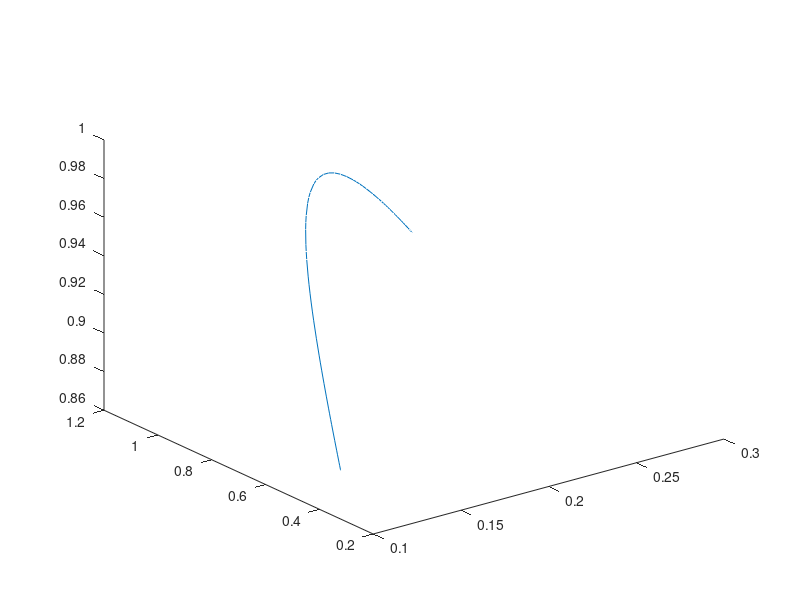
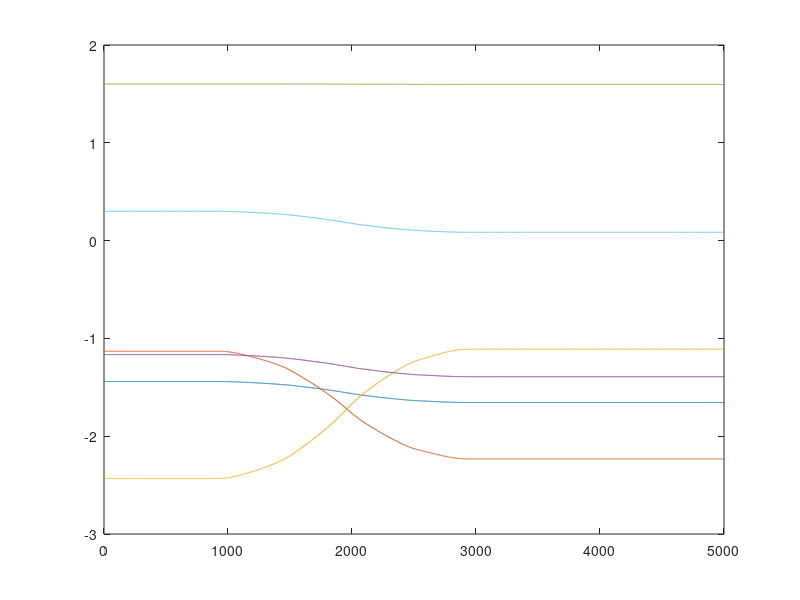
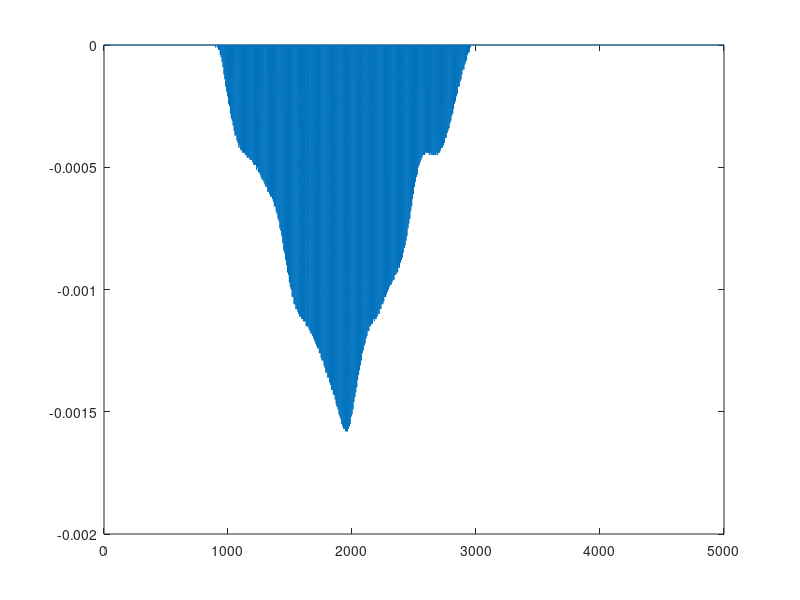

The MATLAB script that drew these images, in order: (Note: this script raises an error after producing the figures.)
clear all;
close all;



pos=load('record_pose.txt');
joints=load('record_jts.txt');
%%

plot3(pos(:,1),pos(:,2),pos(:,3));


figure
plot(joints(:,1))
hold on
plot(joints(:,2))
plot(joints(:,3))
plot(joints(:,4))
plot(joints(:,5))
plot(joints(:,6))

figure

plot(diff(joints(:,1)));

    figure

for i = 1:6
    dq(:,i) = [0; (diff(joints(:,i)))];
    %dq(i,:) = data(:,i+1+DOF);

    dqs(:,i) = smooth(dq(:,i));
    
    hold on
    %plot(dq(i,:),'-r');
    plot(dqs(:,i),'-b');
     %plot(data(:,DOF+1+i),'-g');
    hold off
    
end